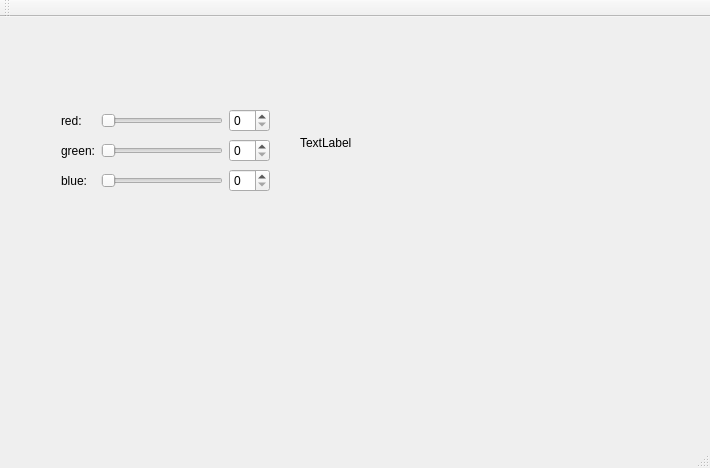
<?xml version="1.0" encoding="UTF-8"?>
<ui version="4.0">
 <class>MainWindow</class>
 <widget class="QMainWindow" name="MainWindow">
  <property name="geometry">
   <rect>
    <x>0</x>
    <y>0</y>
    <width>710</width>
    <height>468</height>
   </rect>
  </property>
  <property name="windowTitle">
   <string>MainWindow</string>
  </property>
  <widget class="QWidget" name="centralWidget">
   <widget class="QWidget" name="gridLayoutWidget">
    <property name="geometry">
     <rect>
      <x>50</x>
      <y>80</y>
      <width>231</width>
      <height>109</height>
     </rect>
    </property>
    <layout class="QGridLayout" name="gridLayout">
     <item row="2" column="1">
      <widget class="QSlider" name="horizontalSliderBlue">
       <property name="orientation">
        <enum>Qt::Horizontal</enum>
       </property>
      </widget>
     </item>
     <item row="0" column="0">
      <widget class="QLabel" name="labelRed">
       <property name="text">
        <string>red:</string>
       </property>
      </widget>
     </item>
     <item row="0" column="1">
      <widget class="QSlider" name="horizontalSliderRed">
       <property name="orientation">
        <enum>Qt::Horizontal</enum>
       </property>
      </widget>
     </item>
     <item row="1" column="0">
      <widget class="QLabel" name="labelGreen">
       <property name="text">
        <string>green:</string>
       </property>
      </widget>
     </item>
     <item row="2" column="0">
      <widget class="QLabel" name="labelBlue">
       <property name="text">
        <string>blue:</string>
       </property>
      </widget>
     </item>
     <item row="1" column="1">
      <widget class="QSlider" name="horizontalSliderGreen">
       <property name="orientation">
        <enum>Qt::Horizontal</enum>
       </property>
      </widget>
     </item>
     <item row="0" column="2">
      <widget class="QSpinBox" name="spinBoxRed"/>
     </item>
     <item row="1" column="2">
      <widget class="QSpinBox" name="spinBoxGreen"/>
     </item>
     <item row="2" column="2">
      <widget class="QSpinBox" name="spinBoxBlue"/>
     </item>
    </layout>
   </widget>
   <widget class="QLabel" name="colorLabel">
    <property name="geometry">
     <rect>
      <x>300</x>
      <y>100</y>
      <width>62</width>
      <height>51</height>
     </rect>
    </property>
    <property name="text">
     <string>TextLabel</string>
    </property>
   </widget>
  </widget>
  <widget class="QMenuBar" name="menuBar">
   <property name="geometry">
    <rect>
     <x>0</x>
     <y>0</y>
     <width>710</width>
     <height>25</height>
    </rect>
   </property>
  </widget>
  <widget class="QToolBar" name="mainToolBar">
   <attribute name="toolBarArea">
    <enum>TopToolBarArea</enum>
   </attribute>
   <attribute name="toolBarBreak">
    <bool>false</bool>
   </attribute>
  </widget>
  <widget class="QStatusBar" name="statusBar"/>
 </widget>
 <layoutdefault spacing="6" margin="11"/>
 <resources/>
 <connections>
  <connection>
   <sender>spinBoxRed</sender>
   <signal>valueChanged(int)</signal>
   <receiver>horizontalSliderRed</receiver>
   <slot>setValue(int)</slot>
   <hints>
    <hint type="sourcelabel">
     <x>257</x>
     <y>132</y>
    </hint>
    <hint type="destinationlabel">
     <x>155</x>
     <y>137</y>
    </hint>
   </hints>
  </connection>
  <connection>
   <sender>spinBoxGreen</sender>
   <signal>valueChanged(int)</signal>
   <receiver>horizontalSliderGreen</receiver>
   <slot>setValue(int)</slot>
   <hints>
    <hint type="sourcelabel">
     <x>247</x>
     <y>180</y>
    </hint>
    <hint type="destinationlabel">
     <x>187</x>
     <y>177</y>
    </hint>
   </hints>
  </connection>
  <connection>
   <sender>spinBoxBlue</sender>
   <signal>valueChanged(int)</signal>
   <receiver>horizontalSliderBlue</receiver>
   <slot>setValue(int)</slot>
   <hints>
    <hint type="sourcelabel">
     <x>242</x>
     <y>214</y>
    </hint>
    <hint type="destinationlabel">
     <x>193</x>
     <y>215</y>
    </hint>
   </hints>
  </connection>
  <connection>
   <sender>horizontalSliderBlue</sender>
   <signal>valueChanged(int)</signal>
   <receiver>spinBoxBlue</receiver>
   <slot>setValue(int)</slot>
   <hints>
    <hint type="sourcelabel">
     <x>125</x>
     <y>218</y>
    </hint>
    <hint type="destinationlabel">
     <x>260</x>
     <y>222</y>
    </hint>
   </hints>
  </connection>
  <connection>
   <sender>horizontalSliderGreen</sender>
   <signal>valueChanged(int)</signal>
   <receiver>spinBoxGreen</receiver>
   <slot>setValue(int)</slot>
   <hints>
    <hint type="sourcelabel">
     <x>107</x>
     <y>179</y>
    </hint>
    <hint type="destinationlabel">
     <x>261</x>
     <y>187</y>
    </hint>
   </hints>
  </connection>
  <connection>
   <sender>horizontalSliderRed</sender>
   <signal>valueChanged(int)</signal>
   <receiver>spinBoxRed</receiver>
   <slot>setValue(int)</slot>
   <hints>
    <hint type="sourcelabel">
     <x>227</x>
     <y>134</y>
    </hint>
    <hint type="destinationlabel">
     <x>260</x>
     <y>151</y>
    </hint>
   </hints>
  </connection>
 </connections>
</ui>
